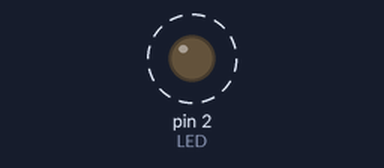
A sketch run on a simulated Arduino Uno, built with avr-gcc and run on an emulated ATmega328P. On the bench: output pins drawn as LEDs (lit = HIGH). Dashed ring = blinking.

Above: at 0.5 s.
Timing chart, 0 to 4.6 s (numbered marks = the images above):
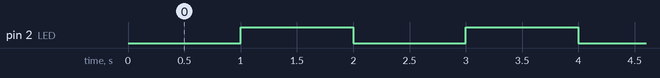

The sketch:

LED_test.ino
```cpp
#include <Servo.h>

int LED=2;

void setup() {
 Serial.begin(9600);
 pinMode(LED,OUTPUT);
}

void loop() {
  /*
  int LEDstate = Serial.read();
  if (LEDstate = 1){
    digitalWrite(LED,HIGH);
  }
  else if (LEDstate = 0){
    digitalWrite(LED,LOW);
  }

  */
digitalWrite(LED,LOW);
delay(1000);
  digitalWrite(LED,HIGH);
  delay(1000);
}
```

Measured:
- by itself, pin 2 (LED): alternates HIGH for 1.0 s and LOW for 1.0 s
